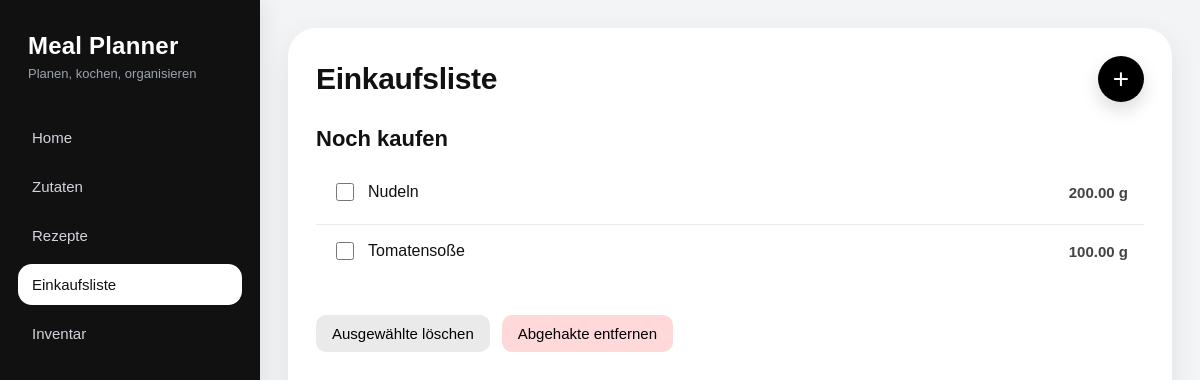
The app's page /shopping/9/, older data.
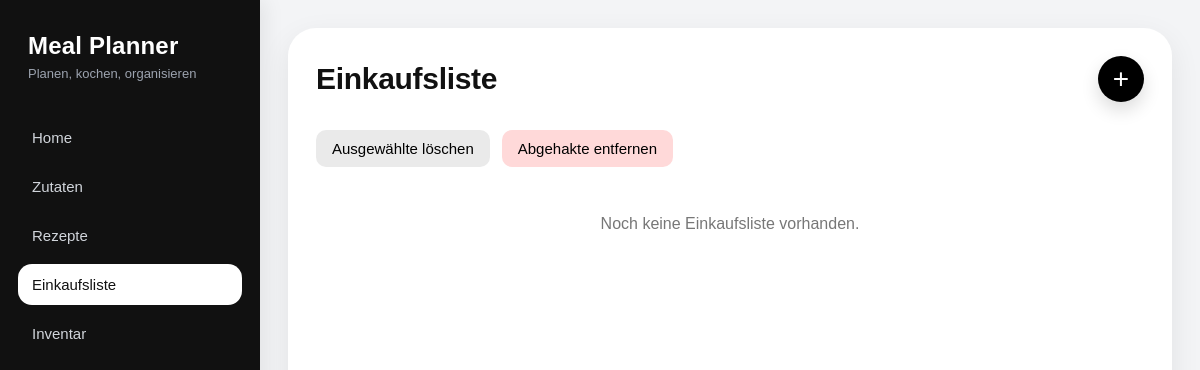
The same page, newer data.
### shopping/models.py (models this page shows, shortened)
class ShoppingListItem(models.Model):
    STATUS_TO_BUY = "to_buy"
    STATUS_HAVE = "have"
    STATUS_CHECK = "check"
    STATUS_CHOICES = [
        (STATUS_TO_BUY, "Noch kaufen"),
        (STATUS_HAVE, "Schon vorhanden"),
        (STATUS_CHECK, "Vorhanden, Menge prüfen"),
    ]
    shopping_list = models.ForeignKey(
        ShoppingList,
        on_delete=models.CASCADE,
        related_name="items",
    )
    ingredient = models.ForeignKey(
        Ingredient,
        on_delete=models.CASCADE,
        related_name="shopping_items",
    )
    quantity = models.DecimalField(
        max_digits=10,
        decimal_places=2,
        null=True,
        blank=True,
    )
    unit = models.CharField(
        max_length=10,
        choices=Unit.choices,
        blank=True,
    )
    status = models.CharField(
        max_length=20,
        choices=STATUS_CHOICES,
        default=STATUS_TO_BUY,
    )
    is_checked = models.BooleanField(default=False)
    class Meta:
        ordering = ["ingredient__name"]

### ingredients/models.py (models this page shows)
class Ingredient(models.Model):
    name = models.CharField(max_length=100, unique=True)
    default_unit = models.CharField(
        max_length=10,
        choices=Unit.choices,
        default=Unit.GRAM,
    )
    category = models.CharField(
        max_length=20,
        choices=IngredientCategory.choices,
        default=IngredientCategory.OTHER,
    )
    def __str__(self):
        return self.name

### shopping/views.py (the view, shortened to what this page needs)
# urls.py: path("<int:pk>/", shopping_list_detail, name="detail"),
def shopping_list_detail(request, pk):
    shopping_list_obj = get_object_or_404(
        ShoppingList.objects.prefetch_related("items__ingredient"),
        pk=pk,
    )
    create_form = ShoppingListItemForm()
    create_modal_open = False
    to_buy = shopping_list_obj.items.filter(status=ShoppingListItem.STATUS_TO_BUY)
    check_quantity = shopping_list_obj.items.filter(status=ShoppingListItem.STATUS_CHECK)
    return render(request, "shopping/shopping_list.html", {
        "shopping_list_obj": shopping_list_obj,
        "to_buy": to_buy,
        "check_quantity": check_quantity,
        "create_form": create_form,
        "create_modal_open": create_modal_open,
    })

### shopping/forms.py (shortened to what this page needs)
class ShoppingListItemForm(forms.ModelForm):
    class Meta:
        model = ShoppingListItem
        fields = ["ingredient", "quantity", "unit"]
        labels = {
            "ingredient": "Lebensmittel",
            "quantity": "Menge",
            "unit": "Einheit",
        }
        widgets = {
            "ingredient": forms.Select(attrs={"class": "form-control"}),
            "quantity": forms.NumberInput(attrs={"class": "form-control", "step": "0.01", "min": "0"}),
            "unit": forms.Select(attrs={"class": "form-control"}),
        }
    def __init__(self, *args, **kwargs):
        super().__init__(*args, **kwargs)
        self.fields["ingredient"].queryset = Ingredient.objects.all().order_by("name")
        self.fields["quantity"].required = False
        self.fields["unit"].required = False

### shopping/templates/shopping/shopping_list.html (shortened to what this page needs)
{% extends "base.html" %}
{% load static %}
{% block extra_css %}
<link rel="stylesheet" href="{% static 'shopping/css/shopping_list.css' %}">
{% endblock %}
{% block content %}
<div class="page">
    <div class="page-header">
        <h1 class="page-title">Einkaufsliste</h1>
        <button class="add-button" id="openCreateModalBtn" type="button">+</button>
    </div>
    {% if shopping_list_obj %}
        <form method="post" class="shopping-form">
            {% if to_buy %}
                <section class="shopping-section">
                    <h2 class="section-title">Noch kaufen</h2>
                    <ul class="shopping-list">
                        {% for item in to_buy %}
                            <li class="shopping-item">
                                <label class="shopping-row">
                                    <input
                                        type="checkbox"
                                        name="checked_items"
                                        value="{{ item.id }}"
                                    >
                                    <span class="shopping-content">
                                        <span class="shopping-name">{{ item.ingredient.name }}</span>
                                        <span class="shopping-quantity">
                                            {{ item.quantity|floatformat:2 }} {{ item.unit }}
                                        </span>
                                    </span>
                                </label>
                            </li>
                        {% endfor %}
                    </ul>
                </section>
            {% endif %}
            <div class="shopping-actions">
                <button type="submit" name="action" value="delete_selected" class="btn btn-secondary">
                    Ausgewählte löschen
                </button>
                <button type="submit" name="action" value="clean" class="btn btn-danger">
                    Abgehakte entfernen
                </button>
            </div>
        </form>
    {% endif %}
    {% if not to_buy and not check_quantity %}
        <p class="empty-state">Noch keine Einkaufsliste vorhanden.</p>
    {% endif %}
</div>
{% endblock %}

### templates/base.html (shortened to what this page needs)
{% load static %}
<!DOCTYPE html>
<html lang="de">
<head>
    <link rel="stylesheet" href="{% static 'global/css/layout.css' %}?v=3">
    {% block extra_css %}{% endblock %}
</head>
<body>
    <div class="app-layout">
        {% include "includes/sidebar.html" %}
        <main class="app-content">
            <div class="content-shell">
                {% block content %}{% endblock %}
            </div>
        </main>
    </div>
</body>
</html>

### templates/includes/sidebar.html
<aside class="sidebar">
    <div class="sidebar-inner">
        <div class="sidebar-brand">
            <h2 class="sidebar-title">Meal Planner</h2>
            <p class="sidebar-subtitle">Planen, kochen, organisieren</p>
        </div>
        <nav class="sidebar-nav">
            <a
                href="{% url 'home' %}"
                class="sidebar-link {% if request.path == '/' %}active{% endif %}">
                Home
            </a>
            <a
                href="{% url 'ingredients:list' %}"
                class="sidebar-link {% if '/ingredients' in request.path %}active{% endif %}">
                Zutaten
            </a>
            <a
                href="{% url 'recipes:recipe_list' %}"
                class="sidebar-link {% if '/recipes' in request.path %}active{% endif %}">
                Rezepte
            </a>
            <a
                href="{% url 'shopping:list' %}"
                class="sidebar-link {% if '/shopping' in request.path %}active{% endif %}">
                Einkaufsliste
            </a>
            <a
                href="{% url 'inventory:list' %}"
                class="sidebar-link {% if '/inventory' in request.path %}active{% endif %}">
                Inventar
            </a>
        </nav>
    </div>
</aside>

### static/global/css/layout.css (style rules this page uses)
:root { --bg-app: #f3f4f6; --bg-sidebar: #111111; --bg-sidebar-hover: #1e1e1e; --bg-sidebar-active: #ffffff; --text-main: #111111; --text-muted: #6b7280; --text-sidebar: #d1d5db; --text-sidebar-active: #111111; --border-light: #e5e7eb; --shadow-soft: 0 10px 30px rgba(0, 0, 0, 0.08); --radius-xl: 24px; --radius-lg: 18px; --radius-md: 12px; }
* { box-sizing: border-box; }
html, body { margin: 0; padding: 0; min-height: 100%; font-family: Arial, sans-serif; background: var(--bg-app); color: var(--text-main); }
body { min-height: 100vh; }
.app-layout { display: flex; min-height: 100vh; background: var(--bg-app); }
.sidebar { width: 260px; background: var(--bg-sidebar); color: white; padding: 24px 18px; box-sizing: border-box; display: flex; flex-direction: column; justify-content: space-between; box-shadow: 4px 0 20px rgba(0, 0, 0, 0.08); }
.sidebar-inner { display: flex; flex-direction: column; gap: 32px; }
.sidebar-brand { padding: 8px 10px 4px; }
.sidebar-title { margin: 0; font-size: 24px; font-weight: 700; color: white; letter-spacing: 0.2px; }
.sidebar-subtitle { margin: 6px 0 0; font-size: 13px; color: #9ca3af; }
.sidebar-nav { display: flex; flex-direction: column; gap: 8px; }
.sidebar-link { display: block; text-decoration: none; color: var(--text-sidebar); padding: 12px 14px; border-radius: 14px; font-size: 15px; font-weight: 500; transition: background 0.2s ease, color 0.2s ease, transform 0.2s ease; }
.sidebar-link.active { background: var(--bg-sidebar-active); color: var(--text-sidebar-active); }
.app-content { flex: 1; padding: 28px; min-width: 0; }
.content-shell { min-height: calc(100vh - 56px); background: #ffffff; border-radius: 28px; box-shadow: var(--shadow-soft); padding: 28px; }

### shopping/static/shopping/css/shopping_list.css (style rules this page uses)
.page { max-width: 1000px; margin: 0 auto; }
.page-header { display: flex; justify-content: space-between; align-items: center; margin-bottom: 24px; }
.page-title { margin: 0; font-size: 30px; font-weight: 700; letter-spacing: -0.3px; }
.add-button { width: 46px; height: 46px; border: none; border-radius: 50%; background: black; color: white; font-size: 28px; cursor: pointer; box-shadow: 0 8px 18px rgba(0, 0, 0, 0.14); transition: transform 0.2s ease, box-shadow 0.2s ease; }
.shopping-actions { display: flex; flex-wrap: wrap; gap: 12px; margin-top: 28px; }
.empty-state { color: #777; text-align: center; padding: 32px 0; }
.btn { padding: 10px 16px; border: none; border-radius: 10px; cursor: pointer; font-size: 15px; }
.btn-secondary { background: #eaeaea; }
.btn-danger { background: #ffd9d9; }

Row changes from the older to the newer data that the page shows:
removed ShoppingListItem: ingredient.name "Nudeln", quantity "200.00", unit "g"
removed ShoppingListItem: ingredient.name "Tomatensoße", quantity "100.00", unit "g"
Text that changed along with them:
text no longer shown: "Noch kaufen"
text now shown: "Noch keine Einkaufsliste vorhanden."
